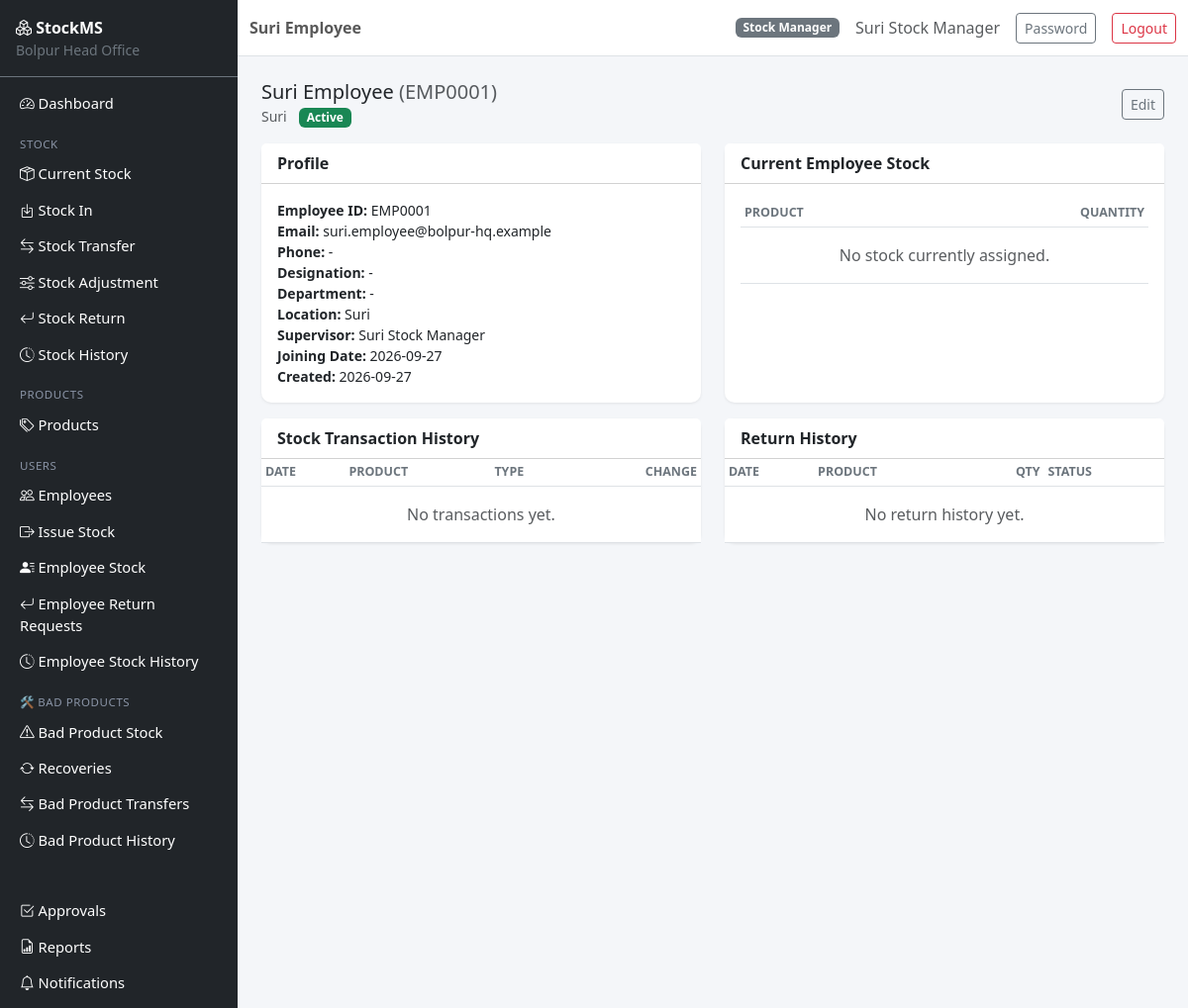
Screenshot of /users/employees/1 (signed in) with the database file from the repository.
### app/models.py (models this page shows, shortened)
class User(UserMixin, db.Model):
    __tablename__ = "users"
    id = db.Column(db.Integer, primary_key=True)
    username = db.Column(db.String(64), unique=True, nullable=False, index=True)
    email = db.Column(db.String(120), unique=True, nullable=False, index=True)
    password_hash = db.Column(db.String(255), nullable=False)
    full_name = db.Column(db.String(120), nullable=False)
    role = db.Column(db.String(20), nullable=False, default=ROLE_EMPLOYEE)
    is_active = db.Column(db.Boolean, default=True, nullable=False)
    created_at = db.Column(db.DateTime, default=datetime.utcnow)
    updated_at = db.Column(db.DateTime, default=datetime.utcnow, onupdate=datetime.utcnow)
    last_login_at = db.Column(db.DateTime)
    manager_assignments = db.relationship(
        "StockManagerAssignment", back_populates="user", foreign_keys="StockManagerAssignment.user_id"
    )
    employee_profile = db.relationship(
        "Employee", back_populates="user", uselist=False, foreign_keys="Employee.user_id"
    )
    def is_main_admin(self):
        return self.role == ROLE_MAIN_ADMIN
    def is_stock_manager(self):
        return self.role == ROLE_STOCK_MANAGER
    def is_employee(self):
        return self.role == ROLE_EMPLOYEE
    def authorized_location_ids(self):
        if self.role == ROLE_STOCK_MANAGER:
            return [a.location_id for a in self.manager_assignments if a.is_active]
        if self.role == ROLE_EMPLOYEE and self.employee_profile:
            return [self.employee_profile.location_id]
        return []

class Employee(db.Model):
    __tablename__ = "employees"
    id = db.Column(db.Integer, primary_key=True)
    employee_code = db.Column(db.String(20), unique=True, nullable=False)
    user_id = db.Column(db.Integer, db.ForeignKey("users.id"), unique=True, nullable=False)
    location_id = db.Column(db.Integer, db.ForeignKey("locations.id"), nullable=False)
    stock_manager_id = db.Column(db.Integer, db.ForeignKey("users.id"))  # supervising manager
    phone = db.Column(db.String(20))
    designation = db.Column(db.String(100))
    department = db.Column(db.String(100))
    joined_at = db.Column(db.DateTime, default=datetime.utcnow)
    is_active = db.Column(db.Boolean, default=True, nullable=False)
    created_at = db.Column(db.DateTime, default=datetime.utcnow)
    updated_at = db.Column(db.DateTime, default=datetime.utcnow, onupdate=datetime.utcnow)
    user = db.relationship("User", back_populates="employee_profile", foreign_keys=[user_id])
    location = db.relationship("Location", back_populates="employees")
    stock_manager = db.relationship("User", foreign_keys=[stock_manager_id])

class Location(db.Model):
    __tablename__ = "locations"
    id = db.Column(db.Integer, primary_key=True)
    code = db.Column(db.String(10), unique=True, nullable=False)
    name = db.Column(db.String(120), nullable=False)
    address = db.Column(db.String(255))
    is_active = db.Column(db.Boolean, default=True, nullable=False)
    created_at = db.Column(db.DateTime, default=datetime.utcnow)
    updated_at = db.Column(db.DateTime, default=datetime.utcnow, onupdate=datetime.utcnow)
    manager_assignments = db.relationship("StockManagerAssignment", back_populates="location")
    employees = db.relationship("Employee", back_populates="location")

### app/blueprints/users/routes.py (the view)
@bp.route("/employees/<int:employee_id>")
@login_required
def employee_detail(employee_id):
    employee = Employee.query.get_or_404(employee_id)
    if current_user.is_employee():
        if not current_user.employee_profile or current_user.employee_profile.id != employee.id:
            abort(403)
    elif not can_access_location(current_user, employee.location_id):
        abort(403)
    current_stock = EmployeeStock.query.filter_by(employee_id=employee.id).filter(EmployeeStock.quantity > 0).all()
    transactions = EmployeeStockTransaction.query.filter_by(employee_id=employee.id).order_by(
        EmployeeStockTransaction.created_at.desc()
    ).limit(50).all()
    pending_returns = EmployeeReturnRequest.query.filter_by(
        employee_id=employee.id, status=EMP_RETURN_STATUS_PENDING
    ).all()
    return_history = EmployeeReturnRequest.query.filter_by(employee_id=employee.id).filter(
        EmployeeReturnRequest.status != EMP_RETURN_STATUS_PENDING
    ).order_by(EmployeeReturnRequest.requested_at.desc()).limit(20).all()
    return render_template(
        "users/employee_detail.html", employee=employee, current_stock=current_stock,
        transactions=transactions, pending_returns=pending_returns, return_history=return_history,
    )

### app/services/permission_service.py (called while the page is built)
def can_access_location(user, location_id):
    if user.role == ROLE_MAIN_ADMIN:
        return True
    return location_id in user.authorized_location_ids()

### app/templates/users/employee_detail.html (shortened to what this page needs)
{% extends "base.html" %}
{% block page_title %}{{ employee.user.full_name }}{% endblock %}
{% block content %}
<div class="d-flex justify-content-between align-items-center mb-3">
    <div>
        <h5 class="mb-0">{{ employee.user.full_name }} <span class="text-muted">({{ employee.employee_code }})</span></h5>
        <span class="text-muted small">{{ employee.location.name }}</span>
        {% if employee.is_active %}<span class="badge bg-success ms-2">Active</span>{% else %}<span class="badge bg-secondary ms-2">Inactive</span>{% endif %}
    </div>
    {% if not current_user.is_employee() %}
    <a href="{{ url_for('users.edit_employee', employee_id=employee.id) }}" class="btn btn-outline-secondary btn-sm">Edit</a>
    {% endif %}
</div>
<div class="row mb-3">
    <div class="col-md-6">
        <div class="card h-100">
            <div class="card-header bg-white fw-semibold">Profile</div>
            <div class="card-body">
                <ul class="list-unstyled small mb-0">
                    <li><strong>Employee ID:</strong> {{ employee.employee_code }}</li>
                    <li><strong>Email:</strong> {{ employee.user.email }}</li>
                    <li><strong>Phone:</strong> {{ employee.phone or '-' }}</li>
                    <li><strong>Designation:</strong> {{ employee.designation or '-' }}</li>
                    <li><strong>Department:</strong> {{ employee.department or '-' }}</li>
                    <li><strong>Location:</strong> {{ employee.location.name }}</li>
                    <li><strong>Supervisor:</strong> {{ employee.stock_manager.full_name if employee.stock_manager else '-' }}</li>
                    <li><strong>Joining Date:</strong> {{ employee.joined_at.strftime('%Y-%m-%d') if employee.joined_at else '-' }}</li>
                    <li><strong>Created:</strong> {{ employee.created_at.strftime('%Y-%m-%d') if employee.created_at else '-' }}</li>
                </ul>
            </div>
        </div>
    </div>
    <div class="col-md-6">
        <div class="card h-100">
            <div class="card-header bg-white fw-semibold">Current Employee Stock</div>
            <div class="card-body">
                <table class="table table-sm mb-0">
                    <thead><tr><th>Product</th><th class="text-end">Quantity</th></tr></thead>
                    <tbody>
                    {% for s in current_stock %}
                        <tr><td>{{ s.product.name }}</td><td class="text-end fw-semibold">{{ s.quantity }}</td></tr>
                    {% else %}
                        <tr><td colspan="2" class="text-muted text-center py-3">No stock currently assigned.</td></tr>
                    {% endfor %}
                    </tbody>
                </table>
            </div>
        </div>
    </div>
</div>
<div class="row">
    <div class="col-md-6">
        <div class="card mb-3">
            <div class="card-header bg-white fw-semibold">Stock Transaction History</div>
            <div class="card-body p-0">
                <div class="table-responsive">
                <table class="table table-sm mb-0">
                    <thead><tr><th>Date</th><th>Product</th><th>Type</th><th class="text-end">Change</th></tr></thead>
                    <tbody>
                    {% for t in transactions %}
                        <tr>
                            <td>{{ t.created_at.strftime('%Y-%m-%d') }}</td>
                            <td>{{ t.product.name }}</td>
                            <td><span class="badge bg-secondary">{{ t.transaction_type }}</span></td>
                            <td class="text-end {{ 'text-success' if t.quantity_change > 0 else 'text-danger' }}">{{ '+' if t.quantity_change > 0 else '' }}{{ t.quantity_change }}</td>
                        </tr>
                    {% else %}
                        <tr><td colspan="4" class="text-muted text-center py-3">No transactions yet.</td></tr>
                    {% endfor %}
                    </tbody>
                </table>
                </div>
            </div>
        </div>
    </div>
    <div class="col-md-6">
        <div class="card mb-3">
            <div class="card-header bg-white fw-semibold">Return History</div>
            <div class="card-body p-0">
                <div class="table-responsive">
                <table class="table table-sm mb-0">
                    <thead><tr><th>Date</th><th>Product</th><th class="text-end">Qty</th><th>Status</th></tr></thead>
                    <tbody>
                    {% for r in return_history %}
                        <tr>
                            <td>{{ r.requested_at.strftime('%Y-%m-%d') }}</td>
                            <td>{{ r.product.name }}</td>
                            <td class="text-end">{{ r.quantity }}</td>
                            <td><span class="badge badge-status-{{ r.status }}">{{ r.status }}</span></td>
                        </tr>
                    {% else %}
                        <tr><td colspan="4" class="text-muted text-center py-3">No return history yet.</td></tr>
                    {% endfor %}
                    </tbody>
                </table>
                </div>
            </div>
        </div>
    </div>
</div>
{% endblock %}

### app/templates/base.html (shortened to what this page needs)
<!DOCTYPE html>
<html lang="en">
<head>
    <link href="https://cdn.jsdelivr.net/npm/bootstrap@5.3.3/dist/css/bootstrap.min.css" rel="stylesheet">
    <link href="https://cdn.jsdelivr.net/npm/bootstrap-icons@1.11.3/font/bootstrap-icons.css" rel="stylesheet">
    <link href="{{ url_for('static', filename='css/app.css') }}" rel="stylesheet">
</head>
<body>
{% if current_user.is_authenticated %}
<div class="d-flex" id="wrapper">
    <nav class="sidebar bg-dark text-white" id="sidebar">
        <div class="sidebar-brand p-3 border-bottom border-secondary">
            <i class="bi bi-boxes"></i> <strong>StockMS</strong>
            <div class="small text-secondary">Bolpur Head Office</div>
        </div>
        <ul class="nav flex-column p-2">
            <li class="nav-item"><a class="nav-link text-white" href="{{ url_for('main.dashboard') }}"><i class="bi bi-speedometer2"></i> Dashboard</a></li>
            <li class="nav-item sidebar-heading">Stock</li>
            <li class="nav-item"><a class="nav-link text-white" href="{{ url_for('stock.current_stock') }}"><i class="bi bi-box-seam"></i> Current Stock</a></li>
            {% if current_user.is_main_admin() or current_user.is_stock_manager() %}
            <li class="nav-item"><a class="nav-link text-white" href="{{ url_for('stock.stock_in') }}"><i class="bi bi-box-arrow-in-down"></i> Stock In</a></li>
            {% endif %}
            <li class="nav-item"><a class="nav-link text-white" href="{{ url_for('transfers.list_transfers') }}"><i class="bi bi-arrow-left-right"></i> Stock Transfer</a></li>
            <li class="nav-item"><a class="nav-link text-white" href="{{ url_for('adjustments.list_adjustments') }}"><i class="bi bi-sliders"></i> Stock Adjustment</a></li>
            <li class="nav-item"><a class="nav-link text-white" href="{{ url_for('returns.list_returns') }}"><i class="bi bi-arrow-return-left"></i> Stock Return</a></li>
            <li class="nav-item"><a class="nav-link text-white" href="{{ url_for('stock.stock_history') }}"><i class="bi bi-clock-history"></i> Stock History</a></li>
            <li class="nav-item sidebar-heading">Products</li>
            <li class="nav-item"><a class="nav-link text-white" href="{{ url_for('catalog.list_products') }}"><i class="bi bi-tags"></i> Products</a></li>
            {% if current_user.is_main_admin() or current_user.is_stock_manager() %}
            <li class="nav-item sidebar-heading">Users</li>
            <li class="nav-item"><a class="nav-link text-white" href="{{ url_for('users.list_employees') }}"><i class="bi bi-people"></i> Employees</a></li>
            <li class="nav-item"><a class="nav-link text-white" href="{{ url_for('employee_stock.issue_stock') }}"><i class="bi bi-box-arrow-right"></i> Issue Stock</a></li>
            <li class="nav-item"><a class="nav-link text-white" href="{{ url_for('employee_stock.employee_stock_overview') }}"><i class="bi bi-person-lines-fill"></i> Employee Stock</a></li>
            <li class="nav-item"><a class="nav-link text-white" href="{{ url_for('employee_stock.list_returns') }}"><i class="bi bi-arrow-return-left"></i> Employee Return Requests</a></li>
            <li class="nav-item"><a class="nav-link text-white" href="{{ url_for('employee_stock.history') }}"><i class="bi bi-clock-history"></i> Employee Stock History</a></li>
            {% endif %}
            <li class="nav-item sidebar-heading">🛠 Bad Products</li>
            <li class="nav-item"><a class="nav-link text-white" href="{{ url_for('bad_products.stock') }}"><i class="bi bi-exclamation-triangle"></i> Bad Product Stock</a></li>
            <li class="nav-item"><a class="nav-link text-white" href="{{ url_for('bad_products.list_recoveries') }}"><i class="bi bi-arrow-repeat"></i> Recoveries</a></li>
            <li class="nav-item"><a class="nav-link text-white" href="{{ url_for('bad_products.list_transfers') }}"><i class="bi bi-arrow-left-right"></i> Bad Product Transfers</a></li>
            <li class="nav-item"><a class="nav-link text-white" href="{{ url_for('bad_products.history') }}"><i class="bi bi-clock-history"></i> Bad Product History</a></li>
            <li class="nav-item sidebar-heading">&nbsp;</li>
            <li class="nav-item"><a class="nav-link text-white" href="{{ url_for('approvals.pending') }}"><i class="bi bi-check2-square"></i> Approvals</a></li>
            <li class="nav-item"><a class="nav-link text-white" href="{{ url_for('reports.index') }}"><i class="bi bi-file-earmark-bar-graph"></i> Reports</a></li>
            <li class="nav-item"><a class="nav-link text-white" href="{{ url_for('notifications.list_notifications') }}"><i class="bi bi-bell"></i> Notifications
            </a></li>
        </ul>
    </nav>
    <div class="flex-grow-1">
        <nav class="navbar navbar-expand-lg navbar-light bg-white border-bottom sticky-top">
            <div class="container-fluid">
                <span class="navbar-text fw-semibold">{% block page_title %}{% endblock %}</span>
                <div class="ms-auto d-flex align-items-center gap-3">
                    <span class="badge bg-secondary">{{ current_user.role.replace('_',' ')|title }}</span>
                    <span class="text-muted">{{ current_user.full_name }}</span>
                    <a href="{{ url_for('auth.change_password') }}" class="btn btn-sm btn-outline-secondary">Password</a>
                    <a href="{{ url_for('auth.logout') }}" class="btn btn-sm btn-outline-danger">Logout</a>
                </div>
            </div>
        </nav>
        <main class="container-fluid p-4">
            {% block content %}{% endblock %}
        </main>
    </div>
</div>
{% endif %}
</body>
</html>

### app/static/css/app.css (style rules this page uses)
body { background-color: #f4f6f9; }
.sidebar { width: 240px; min-height: 100vh; }
.sidebar .nav-link { padding: 0.45rem 0.75rem; border-radius: 6px; font-size: 0.92rem; }
.sidebar-heading { color: #8a94a6; text-transform: uppercase; font-size: 0.72rem; letter-spacing: .05em; padding: 0.9rem 0.75rem 0.2rem; }
.card { border: none; box-shadow: 0 1px 3px rgba(0,0,0,0.08); border-radius: 10px; }
.table thead th { font-size: 0.78rem; text-transform: uppercase; color: #6c757d; border-top: none; }

### rows the page displays
User: user.full_name "Suri Employee", user.email "suri.employee@bolpur-hq.example"
User: role.replace "Stock Manager", full_name "Suri Stock Manager", stock_manager "Suri Stock Manager"
Employee: employee_code "EMP0001", phone "-", designation "-", department "-", joined_at "2026-09-27", created_at "2026-09-27"
Location: location.name "Suri"
